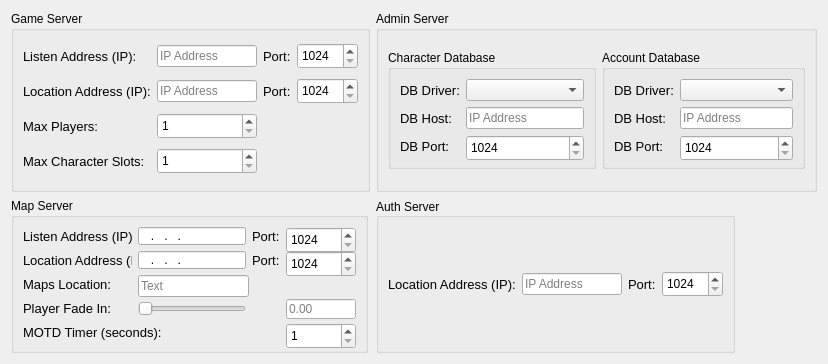
     <widget class="QWidget" name="tab_settings">
      <attribute name="title">
       <string>Servers</string>
      </attribute>
      <layout class="QGridLayout" name="gridLayout_9">
       <item row="1" column="0">
        <widget class="QGroupBox" name="groupBox_2">
         <property name="sizePolicy">
          <sizepolicy hsizetype="Maximum" vsizetype="Preferred">
           <horstretch>0</horstretch>
           <verstretch>0</verstretch>
          </sizepolicy>
         </property>
         <property name="minimumSize">
          <size>
           <width>357</width>
           <height>141</height>
          </size>
         </property>
         <property name="maximumSize">
          <size>
           <width>357</width>
           <height>155</height>
          </size>
         </property>
         <property name="title">
          <string>Map Server</string>
         </property>
         <layout class="QGridLayout" name="gridLayout_3">
          <item row="6" column="0" colspan="2">
           <widget class="QLabel" name="map_motd_label">
            <property name="font">
             <font>
              <pointsize>10</pointsize>
             </font>
            </property>
            <property name="text">
             <string>MOTD Timer (seconds):</string>
            </property>
           </widget>
          </item>
          <item row="0" column="1">
           <widget class="QLineEdit" name="map_listen_ip">
            <property name="maximumSize">
             <size>
              <width>108</width>
              <height>16777215</height>
             </size>
            </property>
            <property name="inputMask">
             <string>000.000.000.000</string>
            </property>
           </widget>
          </item>
          <item row="1" column="3">
           <widget class="QSpinBox" name="map_location_port">
            <property name="minimumSize">
             <size>
              <width>0</width>
              <height>26</height>
             </size>
            </property>
            <property name="minimum">
             <number>1024</number>
            </property>
            <property name="maximum">
             <number>65536</number>
            </property>
           </widget>
          </item>
          <item row="2" column="1">
           <widget class="QLineEdit" name="map_location">
            <property name="minimumSize">
             <size>
              <width>111</width>
              <height>22</height>
             </size>
            </property>
            <property name="maximumSize">
             <size>
              <width>300</width>
              <height>22</height>
             </size>
            </property>
            <property name="placeholderText">
             <string>Text</string>
            </property>
           </widget>
          </item>
          <item row="2" column="0">
           <widget class="QLabel" name="AdminServer_36">
            <property name="font">
             <font>
              <pointsize>10</pointsize>
             </font>
            </property>
            <property name="text">
             <string>Maps Location:</string>
            </property>
           </widget>
          </item>
          <item row="6" column="3">
           <widget class="QSpinBox" name="map_motd_timer">
            <property name="minimumSize">
             <size>
              <width>0</width>
              <height>26</height>
             </size>
            </property>
            <property name="minimum">
             <number>1</number>
            </property>
            <property name="maximum">
             <number>200</number>
            </property>
           </widget>
          </item>
          <item row="1" column="2">
           <widget class="QLabel" name="AdminServer_35">
            <property name="font">
             <font>
              <pointsize>10</pointsize>
             </font>
            </property>
            <property name="text">
             <string>Port:</string>
            </property>
           </widget>
          </item>
          <item row="0" column="2">
           <widget class="QLabel" name="AdminServer_34">
            <property name="font">
             <font>
              <pointsize>10</pointsize>
             </font>
            </property>
            <property name="text">
             <string>Port:</string>
            </property>
           </widget>
          </item>
          <item row="3" column="3">
           <widget class="QLineEdit" name="map_player_fade_in_value">
            <property name="minimumSize">
             <size>
              <width>70</width>
              <height>20</height>
             </size>
            </property>
            <property name="maximumSize">
             <size>
              <width>70</width>
              <height>20</height>
             </size>
            </property>
            <property name="placeholderText">
             <string>0.00</string>
            </property>
           </widget>
          </item>
          <item row="0" column="3">
           <widget class="QSpinBox" name="map_listen_port">
            <property name="minimumSize">
             <size>
              <width>0</width>
              <height>26</height>
             </size>
            </property>
            <property name="minimum">
             <number>1024</number>
            </property>
            <property name="maximum">
             <number>65536</number>
            </property>
           </widget>
          </item>
          <item row="0" column="0">
           <widget class="QLabel" name="AdminServer_32">
            <property name="font">
             <font>
              <pointsize>10</pointsize>
             </font>
            </property>
            <property name="text">
             <string>Listen Address (IP):</string>
            </property>
           </widget>
          </item>
          <item row="1" column="0">
           <widget class="QLabel" name="AdminServer_33">
            <property name="font">
             <font>
              <pointsize>10</pointsize>
             </font>
            </property>
            <property name="text">
             <string>Location Address (IP):</string>
            </property>
           </widget>
          </item>
          <item row="1" column="1">
           <widget class="QLineEdit" name="map_location_ip">
            <property name="maximumSize">
             <size>
              <width>108</width>
              <height>16777215</height>
             </size>
            </property>
            <property name="inputMask">
             <string>000.000.000.000</string>
            </property>
           </widget>
          </item>
          <item row="3" column="0">
           <widget class="QLabel" name="AdminServer_37">
            <property name="font">
             <font>
              <pointsize>10</pointsize>
             </font>
            </property>
            <property name="text">
             <string>Player Fade In:</string>
            </property>
           </widget>
          </item>
          <item row="3" column="1">
           <widget class="QSlider" name="map_player_fade_in">
            <property name="minimumSize">
             <size>
              <width>108</width>
              <height>20</height>
             </size>
            </property>
            <property name="maximumSize">
             <size>
              <width>108</width>
              <height>20</height>
             </size>
            </property>
            <property name="minimum">
             <number>1</number>
            </property>
            <property name="maximum">
             <number>1000</number>
            </property>
            <property name="singleStep">
             <number>40</number>
            </property>
            <property name="pageStep">
             <number>40</number>
            </property>
            <property name="tracking">
             <bool>true</bool>
            </property>
            <property name="orientation">
             <enum>Qt::Horizontal</enum>
            </property>
            <property name="tickPosition">
             <enum>QSlider::NoTicks</enum>
            </property>
            <property name="tickInterval">
             <number>40</number>
            </property>
           </widget>
          </item>
         </layout>
        </widget>
       </item>
       <item row="0" column="0">
        <widget class="QGroupBox" name="game_server_box">
         <property name="sizePolicy">
          <sizepolicy hsizetype="Maximum" vsizetype="Preferred">
           <horstretch>0</horstretch>
           <verstretch>0</verstretch>
          </sizepolicy>
         </property>
         <property name="minimumSize">
          <size>
           <width>359</width>
           <height>181</height>
          </size>
         </property>
         <property name="maximumSize">
          <size>
           <width>359</width>
           <height>181</height>
          </size>
         </property>
         <property name="title">
          <string>Game Server</string>
         </property>
         <layout class="QGridLayout" name="gridLayout">
          <item row="1" column="1">
           <widget class="QLineEdit" name="game_loc_ip">
            <property name="sizePolicy">
             <sizepolicy hsizetype="Expanding" vsizetype="Expanding">
              <horstretch>0</horstretch>
              <verstretch>0</verstretch>
             </sizepolicy>
            </property>
            <property name="maximumSize">
             <size>
              <width>160</width>
              <height>22</height>
             </size>
            </property>
            <property name="baseSize">
             <size>
              <width>0</width>
              <height>0</height>
             </size>
            </property>
            <property name="inputMask">
             <string/>
            </property>
            <property name="placeholderText">
             <string>IP Address</string>
            </property>
           </widget>
          </item>
          <item row="1" column="0">
           <widget class="QLabel" name="AdminServer_30">
            <property name="font">
             <font>
              <pointsize>10</pointsize>
             </font>
            </property>
            <property name="text">
             <string>Location Address (IP):</string>
            </property>
           </widget>
          </item>
          <item row="3" column="1">
           <widget class="QSpinBox" name="game_max_slots">
            <property name="minimumSize">
             <size>
              <width>0</width>
              <height>26</height>
             </size>
            </property>
            <property name="minimum">
             <number>1</number>
            </property>
            <property name="maximum">
             <number>8</number>
            </property>
           </widget>
          </item>
          <item row="0" column="3">
           <widget class="QSpinBox" name="game_listen_port">
            <property name="minimumSize">
             <size>
              <width>61</width>
              <height>26</height>
             </size>
            </property>
            <property name="minimum">
             <number>1024</number>
            </property>
            <property name="maximum">
             <number>65536</number>
            </property>
           </widget>
          </item>
          <item row="0" column="0">
           <widget class="QLabel" name="AdminServer_28">
            <property name="font">
             <font>
              <pointsize>10</pointsize>
             </font>
            </property>
            <property name="text">
             <string>Listen Address (IP):</string>
            </property>
           </widget>
          </item>
          <item row="2" column="0">
           <widget class="QLabel" name="AdminServer_26">
            <property name="font">
             <font>
              <pointsize>10</pointsize>
             </font>
            </property>
            <property name="text">
             <string>Max Players:</string>
            </property>
           </widget>
          </item>
          <item row="1" column="2">
           <widget class="QLabel" name="AdminServer_31">
            <property name="font">
             <font>
              <pointsize>10</pointsize>
             </font>
            </property>
            <property name="text">
             <string>Port:</string>
            </property>
           </widget>
          </item>
          <item row="3" column="0">
           <widget class="QLabel" name="AdminServer_27">
            <property name="font">
             <font>
              <pointsize>10</pointsize>
             </font>
            </property>
            <property name="text">
             <string>Max Character Slots:</string>
            </property>
           </widget>
          </item>
          <item row="1" column="3">
           <widget class="QSpinBox" name="game_loc_port">
            <property name="minimumSize">
             <size>
              <width>0</width>
              <height>26</height>
             </size>
            </property>
            <property name="minimum">
             <number>1024</number>
            </property>
            <property name="maximum">
             <number>65536</number>
            </property>
           </widget>
          </item>
          <item row="0" column="1">
           <widget class="QLineEdit" name="game_listen_ip">
            <property name="minimumSize">
             <size>
              <width>50</width>
              <height>22</height>
             </size>
            </property>
            <property name="maximumSize">
             <size>
              <width>160</width>
              <height>22</height>
             </size>
            </property>
            <property name="inputMask">
             <string/>
            </property>
            <property name="placeholderText">
             <string>IP Address</string>
            </property>
           </widget>
          </item>
          <item row="0" column="2">
           <widget class="QLabel" name="AdminServer_29">
            <property name="font">
             <font>
              <pointsize>10</pointsize>
             </font>
            </property>
            <property name="text">
             <string>Port:</string>
            </property>
           </widget>
          </item>
          <item row="2" column="1">
           <widget class="QSpinBox" name="game_max_players">
            <property name="minimumSize">
             <size>
              <width>0</width>
              <height>26</height>
             </size>
            </property>
            <property name="minimum">
             <number>1</number>
            </property>
            <property name="maximum">
             <number>200</number>
            </property>
           </widget>
          </item>
         </layout>
        </widget>
       </item>
       <item row="0" column="1">
        <widget class="QGroupBox" name="groupBox">
         <property name="minimumSize">
          <size>
           <width>441</width>
           <height>181</height>
          </size>
         </property>
         <property name="maximumSize">
          <size>
           <width>441</width>
           <height>181</height>
          </size>
         </property>
         <property name="title">
          <string>Admin Server</string>
         </property>
         <layout class="QGridLayout" name="gridLayout_6">
          <item row="0" column="0">
           <widget class="QGroupBox" name="groupBox_3">
            <property name="sizePolicy">
             <sizepolicy hsizetype="Maximum" vsizetype="Preferred">
              <horstretch>0</horstretch>
              <verstretch>0</verstretch>
             </sizepolicy>
            </property>
            <property name="minimumSize">
             <size>
              <width>208</width>
              <height>119</height>
             </size>
            </property>
            <property name="maximumSize">
             <size>
              <width>208</width>
              <height>119</height>
             </size>
            </property>
            <property name="title">
             <string>Character Database</string>
            </property>
            <layout class="QGridLayout" name="gridLayout_5">
             <item row="1" column="1">
              <widget class="QLineEdit" name="char_dbhost">
               <property name="inputMask">
                <string/>
               </property>
               <property name="placeholderText">
                <string>IP Address</string>
               </property>
              </widget>
             </item>
             <item row="0" column="0">
              <widget class="QLabel" name="AdminServer_4">
               <property name="font">
                <font>
                 <pointsize>10</pointsize>
                </font>
               </property>
               <property name="text">
                <string>DB Driver:</string>
               </property>
              </widget>
             </item>
             <item row="0" column="1">
              <widget class="QComboBox" name="char_dbdriver"/>
             </item>
             <item row="2" column="1">
              <widget class="QSpinBox" name="char_dbport">
               <property name="minimumSize">
                <size>
                 <width>0</width>
                 <height>26</height>
                </size>
               </property>
               <property name="minimum">
                <number>1024</number>
               </property>
               <property name="maximum">
                <number>65536</number>
               </property>
              </widget>
             </item>
             <item row="2" column="0">
              <widget class="QLabel" name="AdminServer_10">
               <property name="font">
                <font>
                 <pointsize>10</pointsize>
                </font>
               </property>
               <property name="text">
                <string>DB Port:</string>
               </property>
              </widget>
             </item>
             <item row="1" column="0">
              <widget class="QLabel" name="AdminServer_9">
               <property name="font">
                <font>
                 <pointsize>10</pointsize>
                </font>
               </property>
               <property name="text">
                <string>DB Host:</string>
               </property>
              </widget>
             </item>
            </layout>
           </widget>
          </item>
          <item row="0" column="1">
           <widget class="QGroupBox" name="admin_server_box">
            <property name="sizePolicy">
             <sizepolicy hsizetype="Maximum" vsizetype="Preferred">
              <horstretch>0</horstretch>
              <verstretch>0</verstretch>
             </sizepolicy>
            </property>
            <property name="minimumSize">
             <size>
              <width>191</width>
              <height>0</height>
             </size>
            </property>
            <property name="maximumSize">
             <size>
              <width>208</width>
              <height>119</height>
             </size>
            </property>
            <property name="title">
             <string>Account Database</string>
            </property>
            <layout class="QGridLayout" name="gridLayout_7">
             <item row="0" column="0">
              <widget class="QLabel" name="AdminServer_2">
               <property name="font">
                <font>
                 <pointsize>10</pointsize>
                </font>
               </property>
               <property name="text">
                <string>DB Driver:</string>
               </property>
              </widget>
             </item>
             <item row="0" column="1">
              <widget class="QComboBox" name="acc_dbdriver"/>
             </item>
             <item row="1" column="0">
              <widget class="QLabel" name="AdminServer_3">
               <property name="font">
                <font>
                 <pointsize>10</pointsize>
                </font>
               </property>
               <property name="text">
                <string>DB Host:</string>
               </property>
              </widget>
             </item>
             <item row="1" column="1">
              <widget class="QLineEdit" name="acc_dbhost">
               <property name="inputMask">
                <string/>
               </property>
               <property name="placeholderText">
                <string>IP Address</string>
               </property>
              </widget>
             </item>
             <item row="2" column="0">
              <widget class="QLabel" name="AdminServer_8">
               <property name="font">
                <font>
                 <pointsize>10</pointsize>
                </font>
               </property>
               <property name="text">
                <string>DB Port:</string>
               </property>
              </widget>
             </item>
             <item row="2" column="1">
              <widget class="QSpinBox" name="acc_dbport">
               <property name="minimumSize">
                <size>
                 <width>0</width>
                 <height>26</height>
                </size>
               </property>
               <property name="minimum">
                <number>1024</number>
               </property>
               <property name="maximum">
                <number>65536</number>
               </property>
              </widget>
             </item>
            </layout>
           </widget>
          </item>
         </layout>
        </widget>
       </item>
       <item row="1" column="1">
        <widget class="QGroupBox" name="auth_server_box">
         <property name="sizePolicy">
          <sizepolicy hsizetype="Maximum" vsizetype="Preferred">
           <horstretch>0</horstretch>
           <verstretch>0</verstretch>
          </sizepolicy>
         </property>
         <property name="minimumSize">
          <size>
           <width>359</width>
           <height>65</height>
          </size>
         </property>
         <property name="maximumSize">
          <size>
           <width>359</width>
           <height>155</height>
          </size>
         </property>
         <property name="autoFillBackground">
          <bool>false</bool>
         </property>
         <property name="title">
          <string>Auth Server</string>
         </property>
         <property name="alignment">
          <set>Qt::AlignLeading|Qt::AlignLeft|Qt::AlignVCenter</set>
         </property>
         <property name="flat">
          <bool>false</bool>
         </property>
         <property name="checkable">
          <bool>false</bool>
         </property>
         <layout class="QGridLayout" name="gridLayout_8">
          <item row="0" column="0">
           <layout class="QHBoxLayout" name="auth_ip_layout">
            <item>
             <widget class="QLabel" name="auth_ip_label">
              <property name="font">
               <font>
                <pointsize>10</pointsize>
               </font>
              </property>
              <property name="text">
               <string>Location Address (IP):</string>
              </property>
             </widget>
            </item>
            <item>
             <widget class="QLineEdit" name="auth_ip">
              <property name="maximumSize">
               <size>
                <width>160</width>
                <height>16777215</height>
               </size>
              </property>
              <property name="inputMask">
               <string/>
              </property>
              <property name="placeholderText">
               <string>IP Address</string>
              </property>
             </widget>
            </item>
           </layout>
          </item>
          <item row="0" column="1">
           <layout class="QHBoxLayout" name="horizontalLayout_2">
            <item>
             <widget class="QLabel" name="auth_port_label">
              <property name="font">
               <font>
                <pointsize>10</pointsize>
               </font>
              </property>
              <property name="text">
               <string>Port:</string>
              </property>
             </widget>
            </item>
            <item>
             <widget class="QSpinBox" name="auth_port">
              <property name="minimumSize">
               <size>
                <width>0</width>
                <height>26</height>
               </size>
              </property>
              <property name="minimum">
               <number>1024</number>
              </property>
              <property name="maximum">
               <number>65536</number>
              </property>
             </widget>
            </item>
           </layout>
          </item>
         </layout>
        </widget>
       </item>
      </layout>
     </widget>
